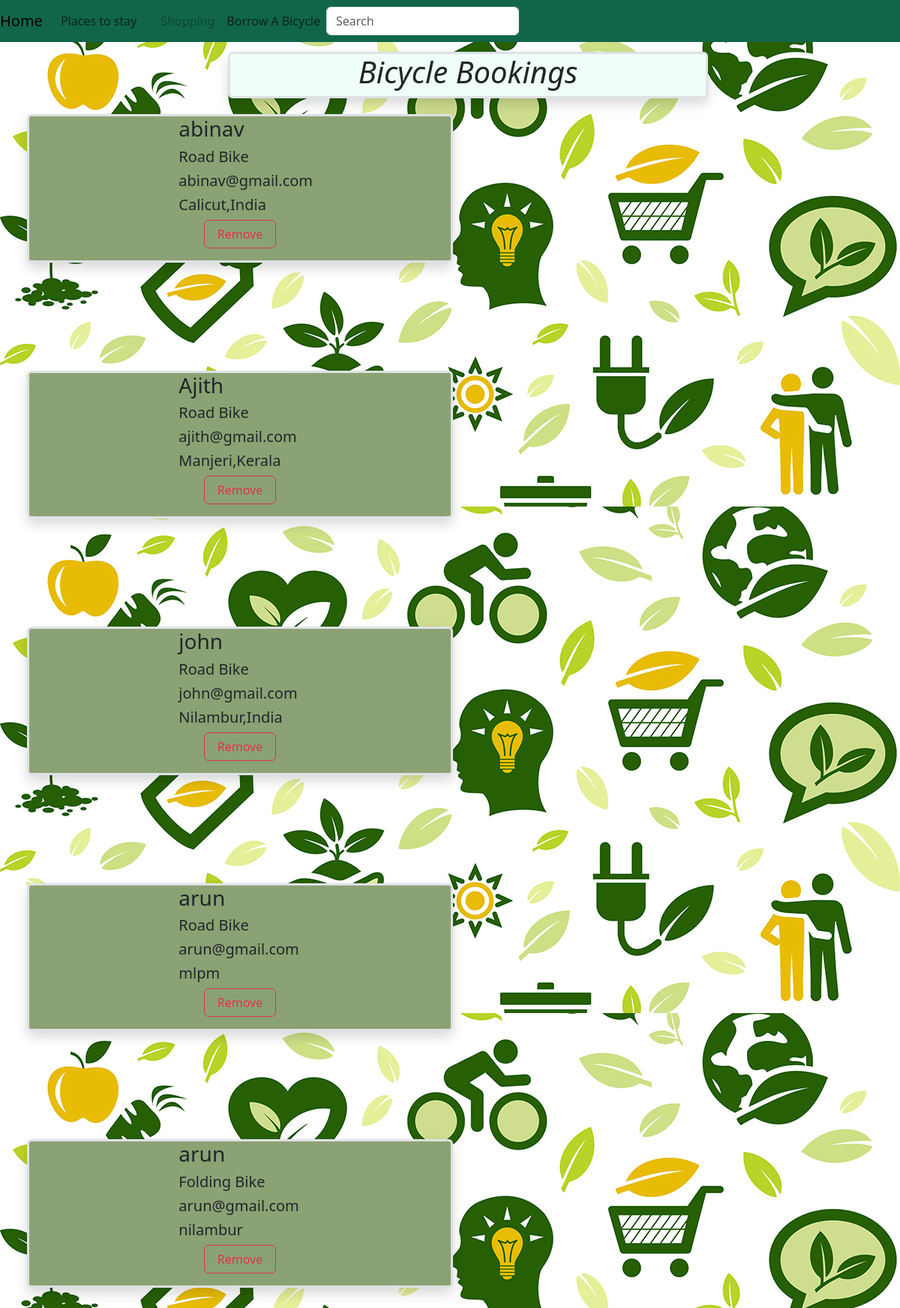
Screenshot of /account/bicycle1 with the database file from the repository.
### account/models.py (models this page shows)
class BicycleModel(models.Model):
    yourname=models.CharField(max_length=100)
    youremail=models.EmailField()
    youraddress=models.CharField(max_length=500)
    options=(
        ('Road Bike','Road Bike'),
        ('Mountain Bike','Mountain Bike'),
        ('Folding Bike','Folding Bike')
    )
    Type=models.CharField(max_length=100,choices=options,default='Road_bikes')

### account/views.py (the view)
# urls.py: path('bicycle1',BicycleDetails.as_view(),name='bicycle1'),
class BicycleDetails(ListView):
    template_name="bicycle.html"
    queryset=BicycleModel.objects.all()
    context_object_name="bicyclemodel"

### account/templates/bicycle.html (shortened to what this page needs)
{% load static %}
<!doctype html>
<html lang="en">
    <head>
        <link
            href="https://cdn.jsdelivr.net/npm/bootstrap@5.3.2/dist/css/bootstrap.min.css"
            rel="stylesheet"
        />
    </head>
    <body background="{% static 'images/eco.jpg' %}">
        <nav class="navbar navbar-expand-lg navbar-light" style="background-color: rgb(17, 102, 74);">
            <a class="navbar-brand" href="{% url 'home' %}">Home</a>
            <div class="collapse navbar-collapse" id="navbarSupportedContent">
              <ul class="navbar-nav mr-auto">
                <li class="nav-item active">
                  <a class="nav-link" href="#">Places to stay</a>
                <li class="nav-item">
                  <a class="nav-link" href="#"></a>
                <li class="nav-item">
                  <a class="nav-link disabled" href="#">Shopping</a>
                </li>
                <li class="nav-item">
                    <a class="nav-link" href="{% url 'bicycle' %}">Borrow A Bicycle</a>
                  </li>
              </ul>
              <form class="form-inline my-2 my-lg-0">
                <input class="form-control mr-sm-2" type="search" placeholder="Search" aria-label="Search">
              </form>
            </div>
          </nav>
<div class="m-4" style=" position: absolute;
left: 50%;
transform: translate(-50%, -50%);"><div class="m-2 text-center border border-3 mt-5 shadow rounded row" style="background-color: rgb(240, 255, 247);left: 50%; width: 40rem;">        <h1 class="text-center " style="font-style: oblique;">Bicycle Bookings</h1>
</div></div>
        {% for i in bicyclemodel %}
        <div class="p-5" style="width: 40rem;">
          <div class="border border-3 mt-5 shadow rounded row" style="background-color: rgb(139, 162, 116);">
            <div class="col-4">
            </div>
            <div class="col-8">
              <h3>{{i.yourname}}</h3>
              <h5>{{i.Type}}</h5>
              <h5>{{i.youremail}}</h5>
              <h5>{{i.youraddress}}</h5>
            </div>
            <div class="text-center"><a href="{% url 'bydel' i.id %}" class="btn btn-outline-danger mb-2 col-4 m-8 mb-3 margin-left" style="width: 6rem;">Remove</a></div>
          </div>
        </div>
        {%endfor%}
    </body>
</html>

### rows the page displays
BicycleModel: yourname "abinav", Type "Road Bike", youremail "abinav@gmail.com", youraddress "Calicut,India"
BicycleModel: yourname "Ajith", Type "Road Bike", youremail "ajith@gmail.com", youraddress "Manjeri,Kerala"
BicycleModel: yourname "john", Type "Road Bike", youremail "john@gmail.com", youraddress "Nilambur,India"
BicycleModel: yourname "arun", Type "Road Bike", youremail "arun@gmail.com", youraddress "mlpm"
BicycleModel: yourname "arun", Type "Folding Bike", youremail "arun@gmail.com", youraddress "nilambur"
